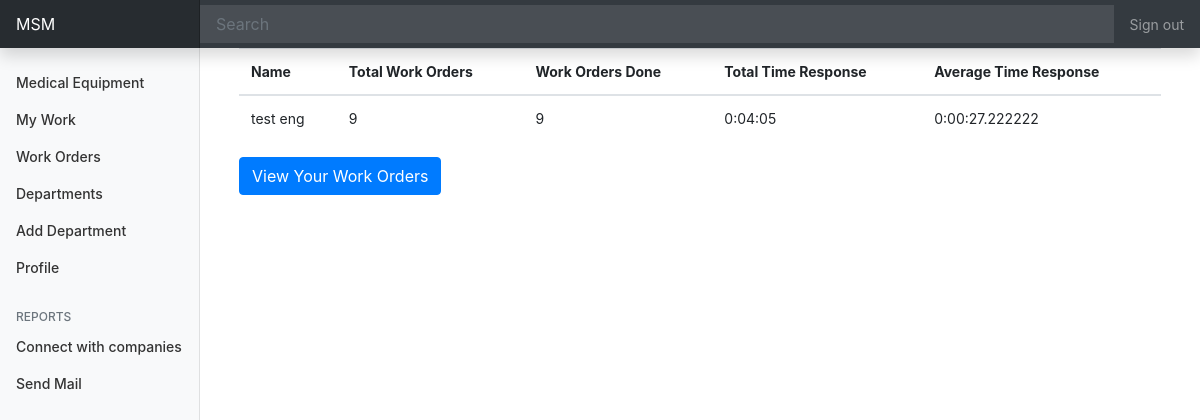
Page / (signed in) on the earlier database version.
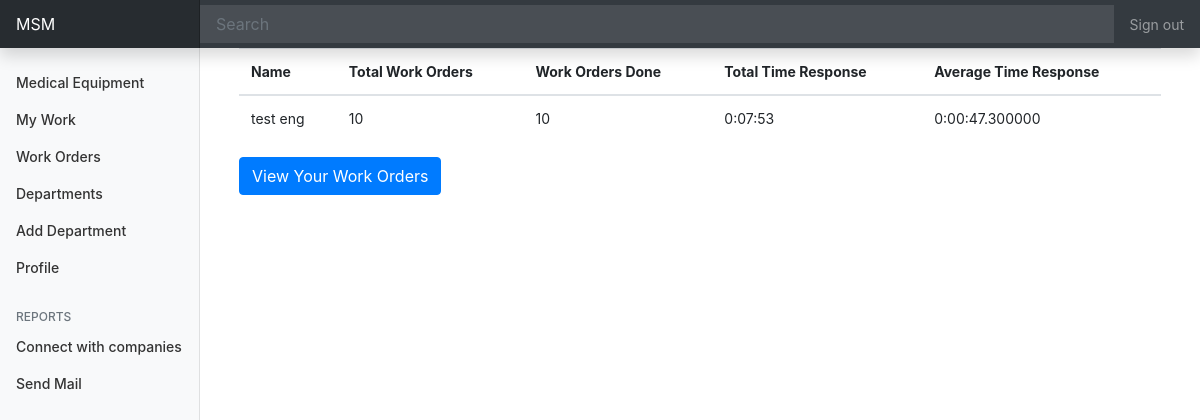
Same page on the later database version.
### med/models.py (models this page shows, shortened)
class Engineer(User):
    is_approved = models.BooleanField(_("Approved"), default=False)
    current_hospital = models.ForeignKey(Hospital, null=True, on_delete=models.CASCADE) #should it be cascade?
    is_busy = models.BooleanField(_("Busy"), default=False)
    total_orders = models.IntegerField(_("Total Work Orders"), default=0)
    orders_done = models.IntegerField(_("Total Work Orders Done"), default=0)
    start_time = models.IntegerField(default=0)
    total_response_time = models.DurationField(_("Total_Response Time"), default=datetime.timedelta())
    average_response_time = models.DurationField(_("Average_Response Time"), default=datetime.timedelta())
    objects = EngineerManager()

### dashboard/views.py (the view)
# urls.py: 2. Add a URL to urlpatterns:  path('', views.home, name='home')
def home(request):
    try:
        if(request.user.type == 'ENGINEER'):
            eng = Engineer.objects.get(id = request.user.id)
            return render(request, template_name='dashboard/home.html', context={'user' : eng})
        elif(request.user.type == 'DOCTOR'):
            doc = Doctor.objects.get(id = request.user.id)
            return render(request, template_name='dashboard/home.html', context={'user' : doc})
    except:
        return render(request, template_name='dashboard/home.html')
    man = Manager.objects.get(id = request.user.id)
    return render(request, template_name='dashboard/home.html', context={'user' : man})

### med/models.py (called while the page is built)
    def get_queryset(self, *args, **kwargs):
        return super().get_queryset(*args, **kwargs).filter(type=User.Types.ENGINEER)

### dashboard/templates/dashboard/home.html (shortened to what this page needs)
{% extends "dashboard/base.html" %}
{% block content %}
{% if user.type == 'ENGINEER' %}
<div class="container">
  <table class="table">
      <thead>
        <tr>
          <th scope="col">Name</th>
          <th scope="col">Total Work Orders</th>
          <th scope="col">Work Orders Done</th>
          <th scope="col">Total Time Response</th>
          <th scope="col">Average Time Response</th>
        </tr>
      </thead>
      <tbody>
        <tr>
          <td>{{ user.first_name }} {{user.last_name}}</td>
          <td>{{ user.total_orders }}</td>
          <td>{{ user.orders_done }}</td>
          <td>{{ user.total_response_time }}</td>
          <td>{{ user.average_response_time }}</td>
        </tr>
      </tbody>
    </table>
</div>
<div class="container">
  <a href="{% url 'eng-work' %}"><button class='btn btn-primary'>View Your Work Orders</button></a>
</div>
{% endif %}
{% endblock %}

Differences in the rows shown:
changed Engineer: total_orders "9" → "10"; orders_done "9" → "10"; total_response_time "0:04:05" → "0:07:53"; average_response_time "0:00:27.222222" → "0:00:47.300000"
